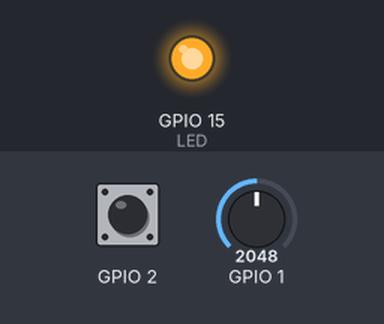
A sketch run on a simulated ESP32. On the bench: output pins drawn as LEDs (lit = HIGH). The test bench sets the inputs (shaded band); at power-on: GPIO 1 = 2048, GPIO 2 HIGH. What the sketch prints to the serial monitor is not drawn. At 14.2 s the program puts the board to deep sleep or switches it off; the recording ends there.

Above: at 0.05 s.
Timing chart, 0 to 3.0 s (numbered marks = the images above):
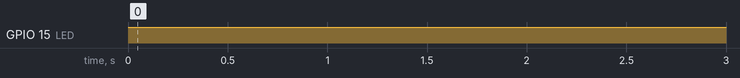

Measured:
- by itself, GPIO 15 (LED): goes HIGH 4.0 s, LOW 1.1 s, 19 × (HIGH 0.30 s, LOW 0.10 s), HIGH 0.30 s, then LOW

The sketch:

sender_espnow_32.ino
```cpp
// (licence header left out)
#include <esp_now.h>
#include <WiFi.h>
#include "temp_sensor_driver.h"

// REPLACE WITH THE RECEIVER'S MAC Address
uint8_t broadcastAddress[] = {0x84, 0xF7, 0x03, 0xF4, 0xE0, 0x94};
#define BOARD_ID 6

// threshold for touch wakeup
#define THRESHOLD 40
RTC_DATA_ATTR int bootCount = 0;
touch_pad_t touchPin;

// Timer for sleep
// #define TIME_TO_SLEEP 10800000000 // 10800000000 us -> 3 hours per sleep cycle

const uint64_t US_IN_SEC = 1000000; // number of microseconds in a second
const uint64_t SEC_IN_MIN = 60; // seconds in a minute
const uint64_t MIN_IN_HOUR = 60; // minutes per hour
const uint64_t CONV_HR_TO_US = US_IN_SEC * SEC_IN_MIN * MIN_IN_HOUR;

const uint64_t TIME_TO_SLEEP = US_IN_SEC * SEC_IN_MIN * MIN_IN_HOUR * 6; // microseconds in 6 hours

const int LED = 15;

// pin assignments
const int ADC_SOIL_IN = 1;
const int ADC_SOIL_PWR = 18;
// using touchpin2 - AKA GPIO 2 - for wakeup detection


// using pin touchpin 2 - Also GPIO 2 - for wakeup detection
touch_pad_t touchpin; // enables touchpin


// Structure example to send data
// Must match the receiver structure
typedef struct struct_message
{
  int id; // must be unique for each sender board
  int x;
  int y;
} struct_message;

// Create a struct_message called myData
struct_message myData;

// Create peer interface
esp_now_peer_info_t peerInfo;

// callback when data is sent
void OnDataSent(const uint8_t *mac_addr, esp_now_send_status_t status)
{
  Serial.print("\r\nLast Packet Send Status:\t");
  Serial.println(status == ESP_NOW_SEND_SUCCESS ? "Delivery Success" : "Delivery Fail");
}

void callback() {
  pinMode(ADC_SOIL_PWR, INPUT_PULLUP);
}

void setup()
{

  pinMode(LED, OUTPUT);
  digitalWrite(LED, HIGH);


  //Configure Touchpad as wakeup source
  esp_sleep_enable_touchpad_wakeup();
  delay(1000);

  // enable timer wakeup
  esp_sleep_enable_timer_wakeup(TIME_TO_SLEEP);
  delay(1000);

  // turn on timer wakeup
  Serial.println("Enabling sleep timer for " + String(TIME_TO_SLEEP));
  esp_sleep_enable_timer_wakeup(TIME_TO_SLEEP); // 60 seconds for sleep

  //Setup interrupt on Touch Pad 2 (GPIO2)
  touchAttachInterrupt(T2, callback, THRESHOLD);
  delay(1000);

  // Init Serial Monitor
  Serial.begin(115200);
  delay(1000);


  Serial.println("I woke up!!!");


  digitalWrite(LED, LOW);
  delay(100);


  pinMode(ADC_SOIL_PWR, INPUT_PULLUP);
  delay(1000);

  int moisture_int = 0;
  float moisture_float = 0;
  for (int i = 0; i < 20; i++) {

    digitalWrite(LED, HIGH);
    // Serial.println("LED is on, and ADC_BATT_GND (11) is HIGH");


    int moisture = 0;
    delay(100);
    moisture = analogRead(1);
    moisture_int = moisture + moisture_int;
    delay(100);
    // Serial.printf("The current reading for moisture is %d\n", moisture);


    delay(100);
    digitalWrite(LED, LOW);
    // Serial.println("LED is OFF, and ADC_BATT_GND (11) is LOW");
    delay(100);
  }
  float moisture_average = float(moisture_int)/20;
  Serial.println("Moisture average is " + String(int(round(moisture_average))));

  // // get temp of MCU

  // Initialize touch pad peripheral, it will start a timer to run a filter
  Serial.println("Initializing Temperature sensor");
  float tsens_out;
  temp_sensor_config_t temp_sensor = TSENS_CONFIG_DEFAULT();
  temp_sensor_get_config(&temp_sensor);
  temp_sensor.dac_offset = TSENS_DAC_DEFAULT; // DEFAULT: range:-10℃ ~  80℃, error < 1℃.
  temp_sensor_set_config(temp_sensor);
  temp_sensor_start();
  Serial.println("Temperature sensor started");
  vTaskDelay(1000 / portTICK_RATE_MS);
  temp_sensor_read_celsius(&tsens_out);
  Serial.println("Temperature out celsius " + String(int(round(tsens_out))));


  pinMode(LED, OUTPUT);
  digitalWrite(LED, HIGH);


  // Set device as a Wi-Fi Station
  WiFi.mode(WIFI_STA);

  // Init ESP-NOW
  if (esp_now_init() != ESP_OK)
  {
    Serial.println("Error initializing ESP-NOW");
    return;
  }

  // Once ESPNow is successfully Init, we will register for Send CB to
  // get the status of Trasnmitted packet
  esp_now_register_send_cb(OnDataSent);

  // Register peer
  memcpy(peerInfo.peer_addr, broadcastAddress, 6);
  peerInfo.channel = 0;
  peerInfo.encrypt = false;

  // Add peer
  if (esp_now_add_peer(&peerInfo) != ESP_OK)
  {
    Serial.println("Failed to add peer");
    return;
  }

  Serial.println("Board number is " + String(BOARD_ID));
  // Set values to send
  myData.id = BOARD_ID;
  myData.x = int(round(tsens_out));
  myData.y = int(round(moisture_average));


  // Send message via ESP-NOW
  esp_err_t result = esp_now_send(broadcastAddress, (uint8_t *)&myData, sizeof(myData));

  if (result == ESP_OK)
  {
    Serial.println("Sent with success");
  }
  else
  {
    Serial.println("Error sending the data");
  }


  digitalWrite(LED, LOW);
  delay(100);


  //Go to sleep now
  Serial.println("Going to sleep now");
  esp_deep_sleep_start();
  Serial.println("This will never be printed");


}

void loop(){

}
```

temp_sensor_driver.h
```cpp
// (licence header left out)
#pragma once

#include <stdint.h>
#include "esp_err.h"

#ifdef __cplusplus
extern "C" {
#endif

/**
 * @brief temperature sensor range option.
 */
typedef enum {
    TSENS_DAC_L0 = 0, /*!< offset = -2, measure range: 50℃ ~ 125℃, error < 3℃. */
    TSENS_DAC_L1,     /*!< offset = -1, measure range: 20℃ ~ 100℃, error < 2℃. */
    TSENS_DAC_L2,     /*!< offset =  0, measure range:-10℃ ~  80℃, error < 1℃. */
    TSENS_DAC_L3,     /*!< offset =  1, measure range:-30℃ ~  50℃, error < 2℃. */
    TSENS_DAC_L4,     /*!< offset =  2, measure range:-40℃ ~  20℃, error < 3℃. */
    TSENS_DAC_MAX,
    TSENS_DAC_DEFAULT = TSENS_DAC_L2,
} temp_sensor_dac_offset_t;

/**
 * @brief Configuration for temperature sensor reading
 */
typedef struct {
    temp_sensor_dac_offset_t dac_offset;    /*!< The temperature measurement range is configured with a built-in temperature offset DAC. */
    uint8_t clk_div;                        /*!< Default: 6 */
} temp_sensor_config_t;

/**
 * @brief temperature sensor default setting.
 */
#define TSENS_CONFIG_DEFAULT() {.dac_offset = TSENS_DAC_L2, \
                                .clk_div = 6}

/**
 * @brief Set parameter of temperature sensor.
 * @param tsens
 * @return
 *     - ESP_OK Success
 */
esp_err_t temp_sensor_set_config(temp_sensor_config_t tsens);

/**
 * @brief Get parameter of temperature sensor.
 * @param tsens
 * @return
 *     - ESP_OK Success
 */
esp_err_t temp_sensor_get_config(temp_sensor_config_t *tsens);

/**
 * @brief Start temperature sensor measure.
 * @return
 *     - ESP_OK Success
 *     - ESP_ERR_INVALID_ARG
 */
esp_err_t temp_sensor_start(void);

/**
 * @brief Stop temperature sensor measure.
 * @return
 *     - ESP_OK Success
 */
esp_err_t temp_sensor_stop(void);

/**
 * @brief Read temperature sensor raw data.
 * @param tsens_out Pointer to raw data, Range: 0 ~ 255
 * @return
 *     - ESP_OK Success
 *     - ESP_ERR_INVALID_ARG `tsens_out` is NULL
 *     - ESP_ERR_INVALID_STATE temperature sensor dont start
 */
esp_err_t temp_sensor_read_raw(uint32_t *tsens_out);

/**
 * @brief Read temperature sensor data that is converted to degrees Celsius.
 * @note  Should not be called from interrupt.
 * @param celsius The measure output value.
 * @return
 *     - ESP_OK Success
 *     - ESP_ERR_INVALID_ARG ARG is NULL.
 *     - ESP_ERR_INVALID_STATE The ambient temperature is out of range.
 */
esp_err_t temp_sensor_read_celsius(float *celsius);

#ifdef __cplusplus
}
#endif
```
